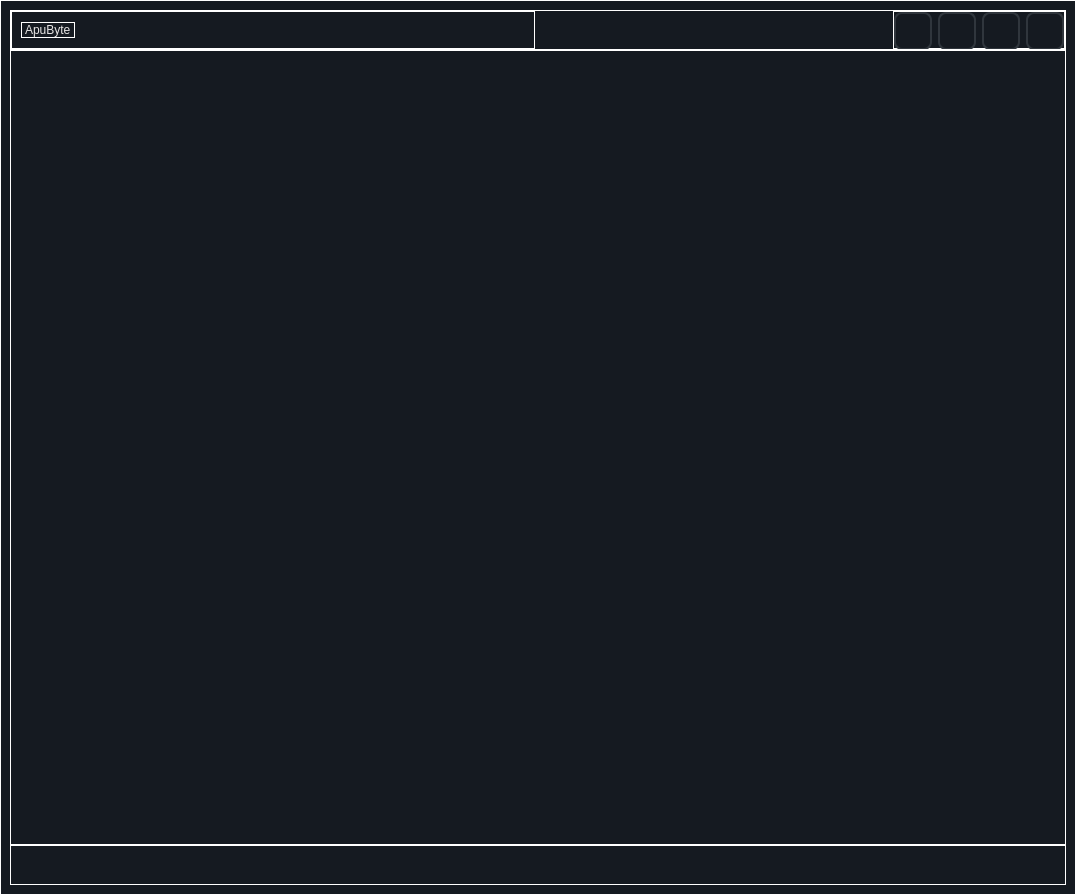
<?xml version="1.0" encoding="UTF-8"?>
<ui version="4.0">
 <class>MainWindow</class>
 <widget class="QMainWindow" name="MainWindow">
  <property name="geometry">
   <rect>
    <x>0</x>
    <y>0</y>
    <width>1076</width>
    <height>895</height>
   </rect>
  </property>
  <property name="windowTitle">
   <string>MainWindow</string>
  </property>
  <widget class="QWidget" name="centralwidget">
   <layout class="QVBoxLayout" name="verticalLayout_2">
    <property name="spacing">
     <number>0</number>
    </property>
    <property name="leftMargin">
     <number>0</number>
    </property>
    <property name="topMargin">
     <number>0</number>
    </property>
    <property name="rightMargin">
     <number>0</number>
    </property>
    <property name="bottomMargin">
     <number>0</number>
    </property>
    <item>
     <widget class="QFrame" name="frame">
      <property name="styleSheet">
       <string notr="true">background-color: rgb(21, 26, 33);
color:white;
border: 1px solid white;</string>
      </property>
      <property name="frameShape">
       <enum>QFrame::Shape::StyledPanel</enum>
      </property>
      <property name="frameShadow">
       <enum>QFrame::Shadow::Raised</enum>
      </property>
      <layout class="QVBoxLayout" name="verticalLayout">
       <property name="spacing">
        <number>0</number>
       </property>
       <item>
        <widget class="QFrame" name="header_main">
         <property name="minimumSize">
          <size>
           <width>0</width>
           <height>40</height>
          </size>
         </property>
         <property name="maximumSize">
          <size>
           <width>16777215</width>
           <height>40</height>
          </size>
         </property>
         <property name="frameShape">
          <enum>QFrame::Shape::StyledPanel</enum>
         </property>
         <property name="frameShadow">
          <enum>QFrame::Shadow::Raised</enum>
         </property>
         <layout class="QHBoxLayout" name="horizontalLayout">
          <property name="spacing">
           <number>6</number>
          </property>
          <property name="leftMargin">
           <number>0</number>
          </property>
          <property name="topMargin">
           <number>0</number>
          </property>
          <property name="rightMargin">
           <number>0</number>
          </property>
          <property name="bottomMargin">
           <number>0</number>
          </property>
          <item>
           <widget class="QFrame" name="frame_2">
            <property name="frameShape">
             <enum>QFrame::Shape::StyledPanel</enum>
            </property>
            <property name="frameShadow">
             <enum>QFrame::Shadow::Raised</enum>
            </property>
            <layout class="QGridLayout" name="gridLayout">
             <property name="topMargin">
              <number>0</number>
             </property>
             <property name="bottomMargin">
              <number>0</number>
             </property>
             <item row="0" column="0" alignment="Qt::AlignmentFlag::AlignLeft|Qt::AlignmentFlag::AlignVCenter">
              <widget class="QLabel" name="label">
               <property name="styleSheet">
                <string notr="true">font: 700 20pt &quot;Script MT&quot;;
color: #E7E5E4;</string>
               </property>
               <property name="text">
                <string>ApuByte</string>
               </property>
              </widget>
             </item>
            </layout>
           </widget>
          </item>
          <item alignment="Qt::AlignmentFlag::AlignRight">
           <widget class="QFrame" name="frame_control">
            <property name="styleSheet">
             <string notr="true">QPushButton {
    color: #C9D1D9;
    border: 2px solid #30363D; 
    border-radius: 8px;
    padding: 8px;
}

QPushButton:hover {
    background-color: #0D1117; 
    border: 2px solid #e2e2e2;   
}

QPushButton:pressed {
    border: 2px solid #1F6FEB;
}</string>
            </property>
            <property name="frameShape">
             <enum>QFrame::Shape::StyledPanel</enum>
            </property>
            <property name="frameShadow">
             <enum>QFrame::Shadow::Raised</enum>
            </property>
            <layout class="QHBoxLayout" name="horizontalLayout_2">
             <property name="leftMargin">
              <number>0</number>
             </property>
             <property name="topMargin">
              <number>0</number>
             </property>
             <property name="rightMargin">
              <number>0</number>
             </property>
             <property name="bottomMargin">
              <number>0</number>
             </property>
             <item>
              <widget class="QPushButton" name="btn_min">
               <property name="minimumSize">
                <size>
                 <width>38</width>
                 <height>38</height>
                </size>
               </property>
               <property name="maximumSize">
                <size>
                 <width>38</width>
                 <height>38</height>
                </size>
               </property>
               <property name="text">
                <string/>
               </property>
               <property name="icon">
                <iconset resource="../resources/resources.qrc">
                 <normaloff>:/icons/icons/minimize.svg</normaloff>:/icons/icons/minimize.svg</iconset>
               </property>
               <property name="iconSize">
                <size>
                 <width>38</width>
                 <height>38</height>
                </size>
               </property>
              </widget>
             </item>
             <item>
              <widget class="QPushButton" name="btn_mid">
               <property name="minimumSize">
                <size>
                 <width>38</width>
                 <height>38</height>
                </size>
               </property>
               <property name="maximumSize">
                <size>
                 <width>38</width>
                 <height>38</height>
                </size>
               </property>
               <property name="text">
                <string/>
               </property>
               <property name="icon">
                <iconset resource="../resources/resources.qrc">
                 <normaloff>:/icons/icons/windows.svg</normaloff>:/icons/icons/windows.svg</iconset>
               </property>
               <property name="iconSize">
                <size>
                 <width>38</width>
                 <height>38</height>
                </size>
               </property>
              </widget>
             </item>
             <item>
              <widget class="QPushButton" name="btn_max">
               <property name="minimumSize">
                <size>
                 <width>38</width>
                 <height>38</height>
                </size>
               </property>
               <property name="maximumSize">
                <size>
                 <width>38</width>
                 <height>38</height>
                </size>
               </property>
               <property name="text">
                <string/>
               </property>
               <property name="icon">
                <iconset resource="../resources/resources.qrc">
                 <normaloff>:/icons/icons/maximize.svg</normaloff>:/icons/icons/maximize.svg</iconset>
               </property>
               <property name="iconSize">
                <size>
                 <width>38</width>
                 <height>38</height>
                </size>
               </property>
              </widget>
             </item>
             <item>
              <widget class="QPushButton" name="btn_close">
               <property name="minimumSize">
                <size>
                 <width>38</width>
                 <height>38</height>
                </size>
               </property>
               <property name="maximumSize">
                <size>
                 <width>38</width>
                 <height>38</height>
                </size>
               </property>
               <property name="text">
                <string/>
               </property>
               <property name="icon">
                <iconset resource="../resources/resources.qrc">
                 <normaloff>:/icons/icons/close.svg</normaloff>:/icons/icons/close.svg</iconset>
               </property>
               <property name="iconSize">
                <size>
                 <width>38</width>
                 <height>38</height>
                </size>
               </property>
              </widget>
             </item>
            </layout>
           </widget>
          </item>
         </layout>
        </widget>
       </item>
       <item>
        <widget class="QFrame" name="footer_main">
         <property name="frameShape">
          <enum>QFrame::Shape::StyledPanel</enum>
         </property>
         <property name="frameShadow">
          <enum>QFrame::Shadow::Raised</enum>
         </property>
        </widget>
       </item>
       <item>
        <widget class="QFrame" name="body_main">
         <property name="minimumSize">
          <size>
           <width>0</width>
           <height>40</height>
          </size>
         </property>
         <property name="maximumSize">
          <size>
           <width>16777215</width>
           <height>40</height>
          </size>
         </property>
         <property name="frameShape">
          <enum>QFrame::Shape::StyledPanel</enum>
         </property>
         <property name="frameShadow">
          <enum>QFrame::Shadow::Raised</enum>
         </property>
        </widget>
       </item>
      </layout>
     </widget>
    </item>
   </layout>
  </widget>
 </widget>
 <resources>
  <include location="../resources/resources.qrc"/>
 </resources>
 <connections/>
</ui>
